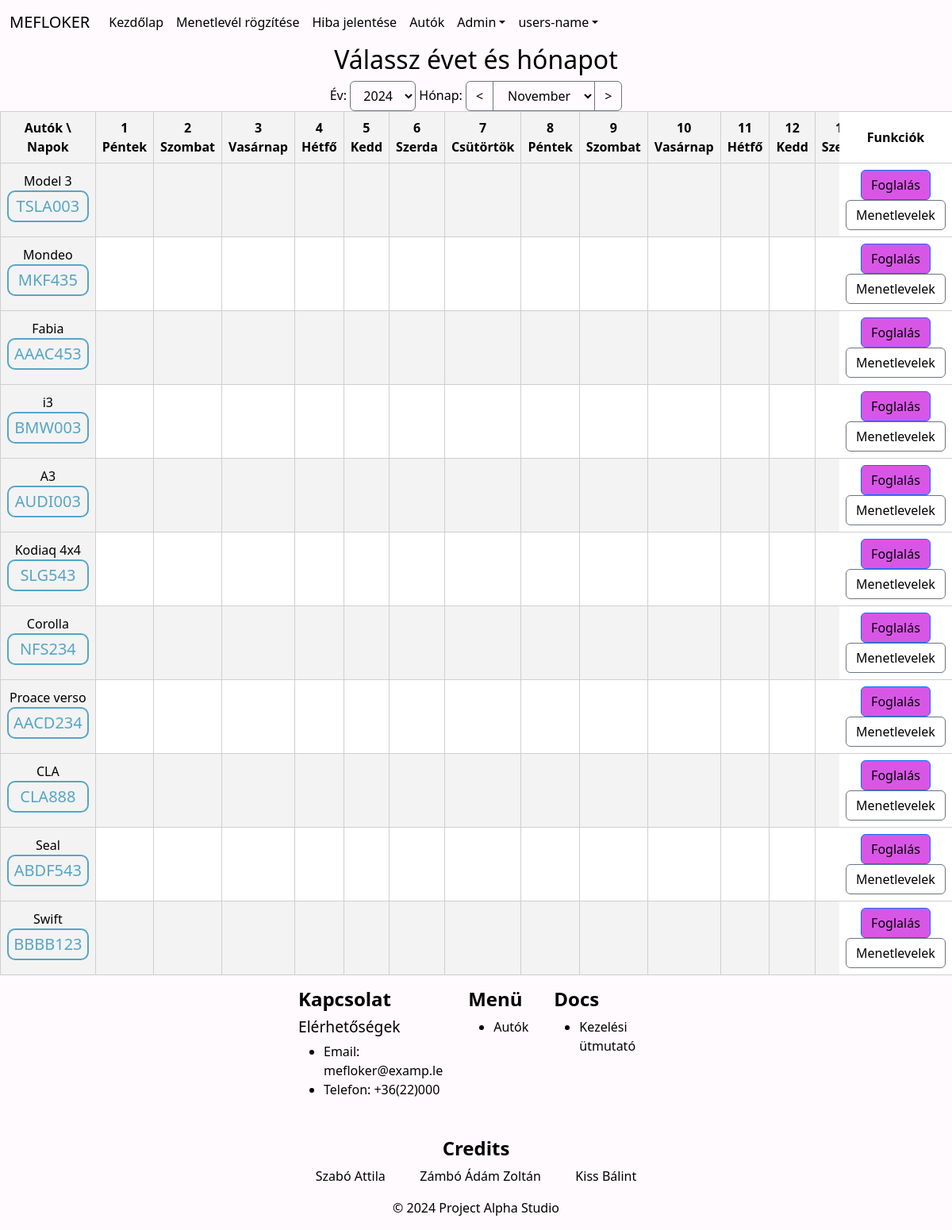
Screenshot of /calendar/ with the database file from the repository.
### models/datamodels.py (models this page shows)
class Car(db.Model):
    __tablename__ = 'cars'
    id = db.Column(db.Integer, primary_key=True)
    licence_plate = db.Column(db.String(7), unique=True, nullable=False)
    brand = db.Column(db.String(20), nullable=False)
    model = db.Column(db.String(30), nullable=False)
    type = db.Column(db.String(20), nullable=False)
    image = db.Column(db.String, nullable=True)  # Tárolhatsz képeket fájlként
    fuel = db.Column(db.String(20), nullable=False)
    mileage = db.Column(db.Integer, nullable=False)
    status = db.Column(db.String(20), nullable=False)
    time_stamp = db.Column(db.DateTime, default=datetime.utcnow)
    technical_inspection_end_date = db.Column(db.DateTime)

### routes/calendar.py (the view)
@calendar_bp.route('/')
def calendar():
    hungarian_days = ['Hétfő', 'Kedd', 'Szerda', 'Csütörtök', 'Péntek', 'Szombat', 'Vasárnap']
    year = request.args.get('year', datetime.now().year, type=int)
    month = request.args.get('month', datetime.now().month, type=int)
    month_days = cal.monthrange(year, month)[1]  # Az adott hónap napjainak száma
    days = [(day, hungarian_days[cal.weekday(year, month, day)]) for day in range(1, month_days + 1)]
    cars = Car.query.all()
    return render_template('calendar.html', cars=cars, year=year, month=month, days=days, month_names=cal.month_name)

### templates/calendar.html (shortened to what this page needs)
{% extends "base.html" %}
{% block extra_css %}
  <link rel="stylesheet" href="{{ url_for('static', filename='Styles/calendar.css') }}">
{% endblock %}
{% block nav_buttons %}
<li class="nav-item">
    <a class="nav-link" href="{{ url_for('main.index') }}">Kezdőlap</a>
  </li>
  <li class="nav-item">
    <a class="nav-link" href="{{ url_for('waybills.waybill') }}">Menetlevél rögzítése</a>
  </li>
  <li class="nav-item">
    <a class="nav-link" href="{{ url_for('issuereportings.issuereporting') }}">Hiba jelentése</a>
  </li>
{% endblock %}
{% block content %}
  <h2 style="text-align: center;">Válassz évet és hónapot</h2>
  <form style="text-align: center;" action="/calendar" method="get">
    <label for="year">Év:</label>
    <select class="btn btn-secondary" name="year" id="year" onchange="this.form.submit()">
        {% for y in range(2020, 2031) %}
            <option value="{{ y }}" {% if y == year %}selected{% endif %}>{{ y }}</option>
        {% endfor %}
    </select>
    <label for="month">Hónap:</label>
    <div class="btn-group">
      <button type="submit" name="month" value="{{ month - 1 if month > 1 else 12 }}" class="btn btn-secondary" {% if month == 1 %}disabled{% endif %}>
        &lt;
      </button>
      <select class="btn btn-secondary" name="month" id="month" onchange="this.form.submit()">
          {% for m in range(1, 13) %}
              <option value="{{ m }}" {% if m == month %}selected{% endif %}>
                  {{ month_names[m] }}
              </option>
          {% endfor %}
      </select>
      <button type="submit" name="month" value="{{ month + 1 if 12 > month else 1 }}" class="btn btn-secondary" {% if month == 12 %}disabled{% endif %}>
          &gt;
      </button>
    </div>
  </form>
  <div class="calendar-container">
    <table class="calendar-table">
        <thead>
            <tr>
                <th class="fixed-column left">Autók \ Napok</th>
                {% for day, day_name in days %}
                <th class="scrollable-day">{{ day }}<br>{{ day_name }}</th>
                {% endfor %}
                <th class="fixed-column right">Funkciók</th>
            </tr>
        </thead>
        <tbody>
          {% for car in cars %}
            <tr>
                <td class="fixed-column">
                  <a href="{{ url_for('cars.display_car', car_licence_plate=car.licence_plate) }}">
                  {{ car.model }}<h5 id="car-licence-plate">{{ car.licence_plate }}</h5></a></td>
                {% for day, day_name in days %}
                <td class="scrollable-day"></td>
                {% endfor %}
                <td class="fixed-column right">
                  <button class="btn btn-primary">Foglalás</button>
                  <button class="btn btn-secondary">Menetlevelek</button>
                </td>
            </tr>
          {% endfor %}
        </tbody>
    </table>
  </div>
{% endblock %}

### static/Assets/Styles/style.css (style rules this page uses)
@media (prefers-color-scheme: light) { :root { --text: #000000; --background-img: url('../Images/'); --background-clr: #fffafd; --primary: #d856e6; --secondary: #88f584; --accent: #58f3dc; --pri-bg-clr: white; --sec-bg-clr: rgb(243, 243, 243); --table-border-clr: rgb(207, 207, 207); --shadow: rgba(0, 0, 0, 0.1); --car-licence-plate-clr: rgb(86, 166, 197); } }
* { margin: 0; padding: 0; box-sizing: border-box; }
body { background-image: var(--background-img); background-color: var(--background-clr); color: var(--text); background-size: cover; }
a { text-decoration: none; color: var(--text); }
.navbar-pry, .navbar-brand, .nav-link { color: var(--text); }
.bg-primary, .btn-primary { background: var(--primary); color: var(--text); }
.bg-secondary, .btn-secondary { background: var(--background); color: var(--text); }
#car-licence-plate { border: 0.1em solid var(--car-licence-plate-clr); border-radius: 0.5em; color: var(--car-licence-plate-clr); padding: 0.3em; }
.navbar a { transition: color 0.3s ease; }

### static/Assets/Styles/car-card.css (style rules this page uses)
:root { --car-card-height: 17em; --car-card-width: 100%; --car-card-border-rad: 2em; }

### static/Assets/Styles/calendar.css (style rules this page uses)
.calendar-container { overflow-x: auto; justify-content: center; align-items: center; }
.calendar-table { border-collapse: collapse; width: 100%; min-width: 1000px; }
.calendar-table tr:nth-child(odd), .fixed-column:nth-child(odd) { background-color: var(--sec-bg-clr); }
.calendar-table tr:nth-child(even), .fixed-column:nth-child(even) { background-color: var(--pri-bg-clr); }
.calendar-table th, .calendar-table td { border: 1px solid var(--table-border-clr); padding: 8px; text-align: center; }
.fixed-column { position: sticky; left: 0; z-index: 1; }
.fixed-column.left { width: 30vmin; }
.fixed-column.right { position: sticky; right: 0; z-index: 1; display: none; display: inline-block; }
.scrollable-day { width: 900px; }
@media (min-width: 1024px) { .fixed-column.right { display: table-cell; } }

### rows the page displays
Car: model "Model 3", licence_plate "TSLA003"
Car: model "Mondeo", licence_plate "MKF435"
Car: model "Fabia", licence_plate "AAAC453"
Car: model "i3", licence_plate "BMW003"
Car: model "A3", licence_plate "AUDI003"
Car: model "Kodiaq 4x4", licence_plate "SLG543"
Car: model "Corolla", licence_plate "NFS234"
Car: model "Proace verso", licence_plate "AACD234"
Car: model "CLA", licence_plate "CLA888"
Car: model "Seal", licence_plate "ABDF543"
Car: model "Swift", licence_plate "BBBB123"

### other values shown
{{ day }} "1" "2" "3" "4" "5" "6" "7" "8" "9" "10" "11" "12"
{{ day_name }} "Péntek" "Szombat" "Vasárnap" "Hétfő" "Kedd" "Szerda" "Csütörtök" "Péntek" "Szombat" "Vasárnap" "Hétfő" "Kedd"
form field year "2024"
form field month "November"
